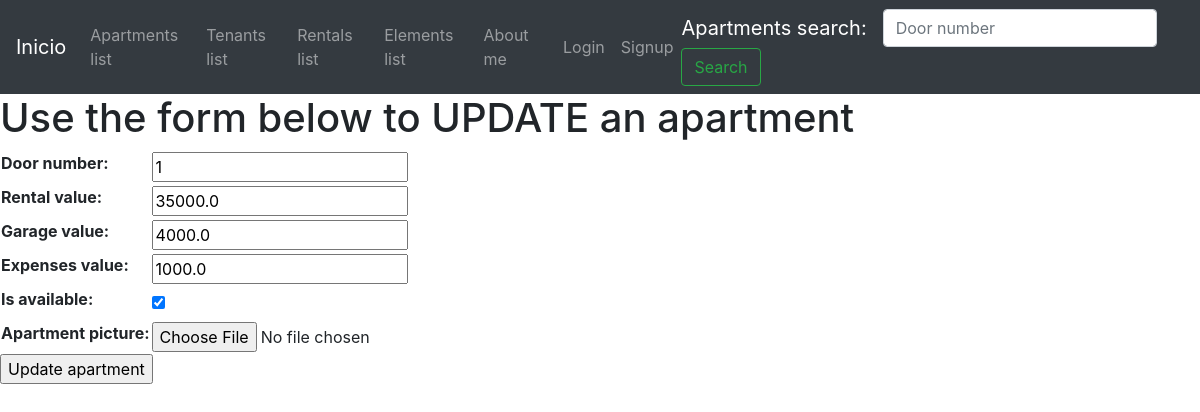
/apartments/apartment-update/1/, run on an earlier commit of the app's database.
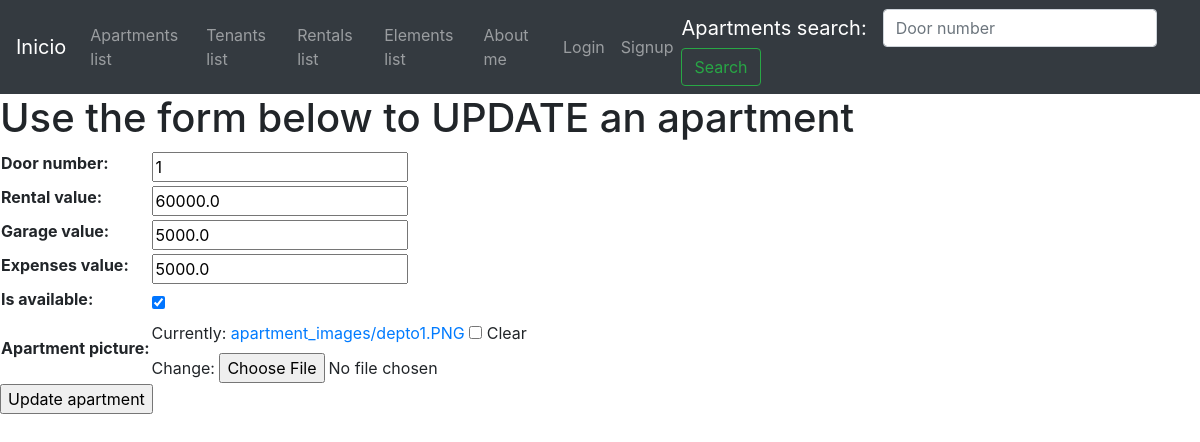
And on a later commit of the database.
### apartments/models.py (models this page shows, shortened)
class Apartment(models.Model):
    door_number=models.CharField(max_length=10, null=False, blank=False)
    rental_value=models.FloatField()
    garage_value=models.FloatField()
    expenses_value=models.FloatField()
    total_value = computed_property.ComputedFloatField(compute_from='calculate_total_value')
    is_available=models.BooleanField(default=True)
    apartment_picture = models.ImageField(upload_to='apartment_images', null=True, blank=True)
    def calculate_total_value(self)-> float:
        return self.rental_value + self.garage_value + self.expenses_value

### apartments/views.py (the view)
# urls.py: path('apartment-update/<int:pk>/', ApartmentUpdateView.as_view(), name='apartment_update'),
class ApartmentUpdateView(UpdateView):
    model = Apartment
    template_name = 'apartments/apartment-update.html'
    fields = ['door_number', 'rental_value', 'garage_value', 'expenses_value', 'is_available', 'apartment_picture']
    success_url = '/apartments/apartments-list/'

### templates/apartments/apartment-update.html (shortened to what this page needs)
{% extends 'base.html' %}
{% block content %}
    <h1>Use the form below to UPDATE an apartment</h1>
    {% if form %}
        <form action="" method="POST" enctype="multipart/form-data">
            <table>
                {{form.as_table}}
            </table>
            <input type="submit" value="Update apartment">
        </form>
    {% endif %}
{% endblock %}

What changed in the data, as far as the page shows it:
changed Apartment: rental_value "35000.0" → "60000.0"; garage_value "4000.0" → "5000.0"; expenses_value "1000.0" → "5000.0"
Also different on the page:
form field as_table: (not shown) → "☐"
text no longer shown: "Door number: Rental value: Garage value: Expenses value: Is available: Apartment picture:"
text now shown: "Door number: Rental value: Garage value: Expenses value: Is available: Apartment picture: Currently: apartment_images/depto1.PNG Clear Change:"
